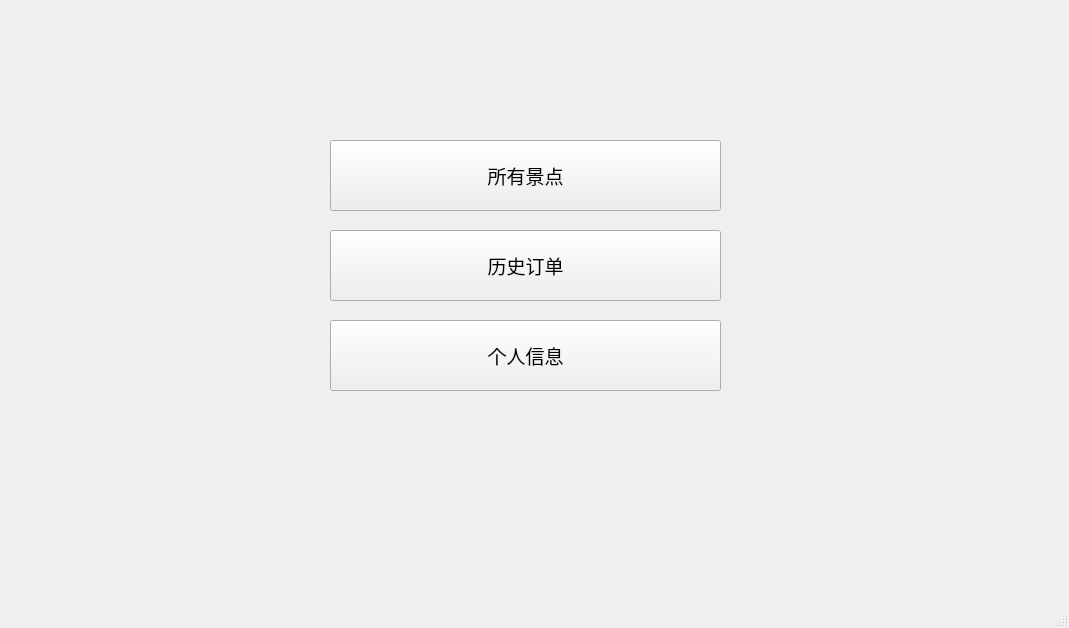
<?xml version="1.0" encoding="UTF-8"?>
<ui version="4.0">
 <class>TouristFunctionList</class>
 <widget class="QMainWindow" name="TouristFunctionList">
  <property name="geometry">
   <rect>
    <x>0</x>
    <y>0</y>
    <width>1069</width>
    <height>628</height>
   </rect>
  </property>
  <property name="windowTitle">
   <string>MainWindow</string>
  </property>
  <widget class="QWidget" name="centralwidget">
   <widget class="QPushButton" name="allsite">
    <property name="geometry">
     <rect>
      <x>330</x>
      <y>140</y>
      <width>391</width>
      <height>71</height>
     </rect>
    </property>
    <property name="font">
     <font>
      <family>微软雅黑</family>
      <pointsize>14</pointsize>
     </font>
    </property>
    <property name="text">
     <string>所有景点</string>
    </property>
   </widget>
   <widget class="QPushButton" name="info">
    <property name="geometry">
     <rect>
      <x>330</x>
      <y>320</y>
      <width>391</width>
      <height>71</height>
     </rect>
    </property>
    <property name="font">
     <font>
      <family>微软雅黑</family>
      <pointsize>14</pointsize>
     </font>
    </property>
    <property name="text">
     <string>个人信息</string>
    </property>
   </widget>
   <widget class="QPushButton" name="order">
    <property name="geometry">
     <rect>
      <x>330</x>
      <y>230</y>
      <width>391</width>
      <height>71</height>
     </rect>
    </property>
    <property name="font">
     <font>
      <family>微软雅黑</family>
      <pointsize>14</pointsize>
     </font>
    </property>
    <property name="text">
     <string>历史订单</string>
    </property>
   </widget>
  </widget>
  <widget class="QMenuBar" name="menubar">
   <property name="geometry">
    <rect>
     <x>0</x>
     <y>0</y>
     <width>1069</width>
     <height>26</height>
    </rect>
   </property>
  </widget>
  <widget class="QStatusBar" name="statusbar"/>
 </widget>
 <resources/>
 <connections/>
</ui>
